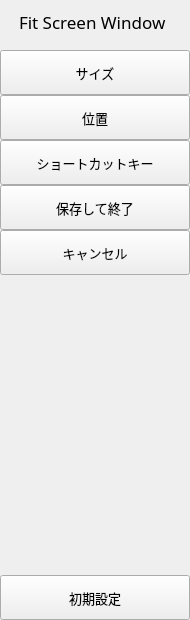
      <widget class="QFrame" name="leftMenuBg">
       <property name="minimumSize">
        <size>
         <width>190</width>
         <height>0</height>
        </size>
       </property>
       <property name="maximumSize">
        <size>
         <width>190</width>
         <height>16777215</height>
        </size>
       </property>
       <property name="frameShape">
        <enum>QFrame::NoFrame</enum>
       </property>
       <property name="frameShadow">
        <enum>QFrame::Raised</enum>
       </property>
       <layout class="QVBoxLayout" name="verticalLayout_3">
        <property name="spacing">
         <number>0</number>
        </property>
        <property name="leftMargin">
         <number>0</number>
        </property>
        <property name="topMargin">
         <number>0</number>
        </property>
        <property name="rightMargin">
         <number>0</number>
        </property>
        <property name="bottomMargin">
         <number>0</number>
        </property>
        <item>
         <widget class="QFrame" name="leftTopLogo">
          <property name="minimumSize">
           <size>
            <width>0</width>
            <height>50</height>
           </size>
          </property>
          <property name="maximumSize">
           <size>
            <width>16777215</width>
            <height>50</height>
           </size>
          </property>
          <property name="frameShape">
           <enum>QFrame::NoFrame</enum>
          </property>
          <property name="frameShadow">
           <enum>QFrame::Raised</enum>
          </property>
          <widget class="QLabel" name="leftTitleApp">
           <property name="geometry">
            <rect>
             <x>19</x>
             <y>10</y>
             <width>151</width>
             <height>31</height>
            </rect>
           </property>
           <property name="font">
            <font>
             <family>Segoe UI Semibold</family>
             <pointsize>-1</pointsize>
             <weight>7</weight>
             <italic>false</italic>
             <bold>false</bold>
            </font>
           </property>
           <property name="styleSheet">
            <string notr="true">font-size: 17px;</string>
           </property>
           <property name="text">
            <string>Fit Screen Window</string>
           </property>
           <property name="alignment">
            <set>Qt::AlignLeading|Qt::AlignLeft|Qt::AlignTop</set>
           </property>
          </widget>
         </widget>
        </item>
        <item>
         <widget class="QFrame" name="leftMenuFrame">
          <property name="frameShape">
           <enum>QFrame::NoFrame</enum>
          </property>
          <property name="frameShadow">
           <enum>QFrame::Raised</enum>
          </property>
          <layout class="QVBoxLayout" name="verticalMenuLayout">
           <property name="spacing">
            <number>0</number>
           </property>
           <property name="leftMargin">
            <number>0</number>
           </property>
           <property name="topMargin">
            <number>0</number>
           </property>
           <property name="rightMargin">
            <number>0</number>
           </property>
           <property name="bottomMargin">
            <number>0</number>
           </property>
           <item alignment="Qt::AlignTop">
            <widget class="QFrame" name="leftMenuMainContent">
             <property name="frameShape">
              <enum>QFrame::NoFrame</enum>
             </property>
             <property name="frameShadow">
              <enum>QFrame::Raised</enum>
             </property>
             <layout class="QVBoxLayout" name="verticalLayout_8">
              <property name="spacing">
               <number>0</number>
              </property>
              <property name="leftMargin">
               <number>0</number>
              </property>
              <property name="topMargin">
               <number>0</number>
              </property>
              <property name="rightMargin">
               <number>0</number>
              </property>
              <property name="bottomMargin">
               <number>0</number>
              </property>
              <item>
               <widget class="QPushButton" name="pushButton_size">
                <property name="sizePolicy">
                 <sizepolicy hsizetype="Expanding" vsizetype="Fixed">
                  <horstretch>0</horstretch>
                  <verstretch>0</verstretch>
                 </sizepolicy>
                </property>
                <property name="minimumSize">
                 <size>
                  <width>0</width>
                  <height>45</height>
                 </size>
                </property>
                <property name="font">
                 <font>
                  <family>Segoe UI</family>
                  <pointsize>10</pointsize>
                  <weight>50</weight>
                  <italic>false</italic>
                  <bold>false</bold>
                 </font>
                </property>
                <property name="cursor">
                 <cursorShape>PointingHandCursor</cursorShape>
                </property>
                <property name="layoutDirection">
                 <enum>Qt::LeftToRight</enum>
                </property>
                <property name="styleSheet">
                 <string notr="true">background-image: url(:/images/icon-size.png);</string>
                </property>
                <property name="text">
                 <string>サイズ</string>
                </property>
               </widget>
              </item>
              <item>
               <widget class="QPushButton" name="pushButton_position">
                <property name="sizePolicy">
                 <sizepolicy hsizetype="Expanding" vsizetype="Fixed">
                  <horstretch>0</horstretch>
                  <verstretch>0</verstretch>
                 </sizepolicy>
                </property>
                <property name="minimumSize">
                 <size>
                  <width>0</width>
                  <height>45</height>
                 </size>
                </property>
                <property name="font">
                 <font>
                  <family>Segoe UI</family>
                  <pointsize>10</pointsize>
                  <weight>50</weight>
                  <italic>false</italic>
                  <bold>false</bold>
                 </font>
                </property>
                <property name="cursor">
                 <cursorShape>PointingHandCursor</cursorShape>
                </property>
                <property name="layoutDirection">
                 <enum>Qt::LeftToRight</enum>
                </property>
                <property name="styleSheet">
                 <string notr="true">background-image: url(:/images/icon-position.png);</string>
                </property>
                <property name="text">
                 <string>位置</string>
                </property>
               </widget>
              </item>
              <item>
               <widget class="QPushButton" name="pushButton_hotkey">
                <property name="sizePolicy">
                 <sizepolicy hsizetype="Expanding" vsizetype="Fixed">
                  <horstretch>0</horstretch>
                  <verstretch>0</verstretch>
                 </sizepolicy>
                </property>
                <property name="minimumSize">
                 <size>
                  <width>0</width>
                  <height>45</height>
                 </size>
                </property>
                <property name="font">
                 <font>
                  <family>Segoe UI</family>
                  <pointsize>10</pointsize>
                  <weight>50</weight>
                  <italic>false</italic>
                  <bold>false</bold>
                 </font>
                </property>
                <property name="cursor">
                 <cursorShape>PointingHandCursor</cursorShape>
                </property>
                <property name="layoutDirection">
                 <enum>Qt::LeftToRight</enum>
                </property>
                <property name="styleSheet">
                 <string notr="true">background-image: url(:/images/icon-hotkey.png);</string>
                </property>
                <property name="text">
                 <string>ショートカットキー</string>
                </property>
               </widget>
              </item>
              <item>
               <widget class="QPushButton" name="pushButton_saveandexit">
                <property name="sizePolicy">
                 <sizepolicy hsizetype="Expanding" vsizetype="Fixed">
                  <horstretch>0</horstretch>
                  <verstretch>0</verstretch>
                 </sizepolicy>
                </property>
                <property name="minimumSize">
                 <size>
                  <width>0</width>
                  <height>45</height>
                 </size>
                </property>
                <property name="font">
                 <font>
                  <family>Segoe UI</family>
                  <pointsize>10</pointsize>
                  <weight>50</weight>
                  <italic>false</italic>
                  <bold>false</bold>
                 </font>
                </property>
                <property name="cursor">
                 <cursorShape>PointingHandCursor</cursorShape>
                </property>
                <property name="layoutDirection">
                 <enum>Qt::LeftToRight</enum>
                </property>
                <property name="styleSheet">
                 <string notr="true">background-image: url(:/images/icon-save.png);</string>
                </property>
                <property name="text">
                 <string>保存して終了</string>
                </property>
               </widget>
              </item>
              <item>
               <widget class="QPushButton" name="pushButton_cancel">
                <property name="sizePolicy">
                 <sizepolicy hsizetype="Expanding" vsizetype="Fixed">
                  <horstretch>0</horstretch>
                  <verstretch>0</verstretch>
                 </sizepolicy>
                </property>
                <property name="minimumSize">
                 <size>
                  <width>0</width>
                  <height>45</height>
                 </size>
                </property>
                <property name="font">
                 <font>
                  <family>Segoe UI</family>
                  <pointsize>10</pointsize>
                  <weight>50</weight>
                  <italic>false</italic>
                  <bold>false</bold>
                 </font>
                </property>
                <property name="cursor">
                 <cursorShape>PointingHandCursor</cursorShape>
                </property>
                <property name="layoutDirection">
                 <enum>Qt::LeftToRight</enum>
                </property>
                <property name="styleSheet">
                 <string notr="true">background-image: url(:/images/icon-cancel.png);</string>
                </property>
                <property name="text">
                 <string>キャンセル</string>
                </property>
               </widget>
              </item>
              <item>
               <spacer name="verticalSpacer">
                <property name="orientation">
                 <enum>Qt::Vertical</enum>
                </property>
                <property name="sizeHint" stdset="0">
                 <size>
                  <width>20</width>
                  <height>300</height>
                 </size>
                </property>
               </spacer>
              </item>
              <item>
               <widget class="QPushButton" name="pushButton_initialize_setting">
                <property name="sizePolicy">
                 <sizepolicy hsizetype="Expanding" vsizetype="Fixed">
                  <horstretch>0</horstretch>
                  <verstretch>0</verstretch>
                 </sizepolicy>
                </property>
                <property name="minimumSize">
                 <size>
                  <width>0</width>
                  <height>45</height>
                 </size>
                </property>
                <property name="font">
                 <font>
                  <family>Segoe UI</family>
                  <pointsize>10</pointsize>
                  <weight>50</weight>
                  <italic>false</italic>
                  <bold>false</bold>
                 </font>
                </property>
                <property name="cursor">
                 <cursorShape>PointingHandCursor</cursorShape>
                </property>
                <property name="layoutDirection">
                 <enum>Qt::LeftToRight</enum>
                </property>
                <property name="styleSheet">
                 <string notr="true">background-image: url(:/images/icon-initializesetting.png);</string>
                </property>
                <property name="text">
                 <string>初期設定</string>
                </property>
               </widget>
              </item>
             </layout>
            </widget>
           </item>
          </layout>
         </widget>
        </item>
       </layout>
       <zorder>leftMenuFrame</zorder>
       <zorder>leftTopLogo</zorder>
      </widget>
